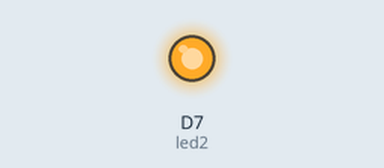
Bench run of a sketch on a simulated ESP8266 (NodeMCU). Shown: output pins drawn as LEDs (lit = HIGH).

Above: at 0.7 s.
At 41.2 s:
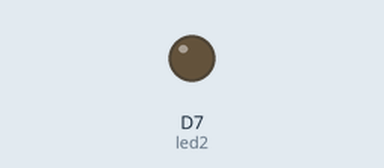
Timing chart, 0 to 46.8 s (numbered marks = the images above):
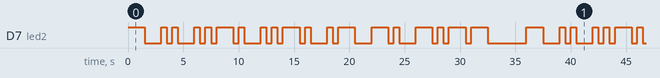

The sketch:

blinktiffany.ino
```cpp
// ------------
// Blink an LED
// ------------

/*-------------

We've heavily commented this code for you. If you're a pro, feel free to ignore it.

Comments start with two slashes or are blocked off by a slash and a star.
You can read them, but your device can't.
It's like a secret message just for you.

Every program based on Wiring (programming language used by Arduino, and Particle devices) has two essential parts:
setup - runs once at the beginning of your program
loop - runs continuously over and over

You'll see how we use these in a second.

This program will blink an led on and off every second.
It blinks the D7 LED on your Particle device. If you have an LED wired to D0, it will blink that LED as well.

-------------*/


// First, we're going to make some variables.
// This is our "shorthand" that we'll use throughout the program:


int led2 = D7; // Instead of writing D7 over and over again, we'll write led2
// This one is the little blue LED on your board. On the Photon it is next to D7, and on the Core it is next to the USB jack.

// Having declared these variables, let's move on to the setup function.
// The setup function is a standard part of any microcontroller program.
// It runs only once when the device boots up or is reset.

void setup() {

	// We are going to tell our device that D0 and D7 (which we named led1 and led2 respectively) are going to be output
	// (That means that we will be sending voltage to them, rather than monitoring voltage that comes from them)

	// It's important you do this here, inside the setup() function rather than outside it or in the loop function.

	pinMode(led2, OUTPUT);

}

// Next we have the loop function, the other essential part of a microcontroller program.
// This routine gets repeated over and over, as quickly as possible and as many times as possible, after the setup function is called.
// Note: Code that blocks for too long (like more than 5 seconds), can make weird things happen (like dropping the network connection).  The built-in delay function shown below safely interleaves required background activity, so arbitrarily long delays can safely be done if you need them.

void loop() {
	// To blink the LED, first we'll turn it on...
	digitalWrite(led2, HIGH);

    //If the duration of a dot is taken to be one unit then that of a dash is three units. The space between the components of one character is one unit, between characters is three units and between words seven units
    //I am using 1/2 second as a unit

    /////////////  ---- T ---- /////////////
    /////////////  ---- dah ---- /////////////

	//dah
	delay(1500);

	// Then we'll turn it off...
	digitalWrite(led2, LOW);

	// Wait 1 & 1/2 seconds... (between characters)
	delay(1500);

	//Turn back on
	digitalWrite(led2, HIGH);

	/////////////  ---- I ---- /////////////
	/////////////  ---- di-dit ---- /////////////

	//di
	delay(500);

	//off
	digitalWrite(led2, LOW);

	// Wait 1/2 second...
	delay(500);

	//Turn back on
	digitalWrite(led2, HIGH);

	//dit
	delay(500);

	//off
	digitalWrite(led2, LOW);

	// Wait 1 & 1/2 seconds... (between characters)
	delay(1500);

	//Turn back on
	digitalWrite(led2, HIGH);

	/////////////  ---- F ---- /////////////
	/////////////  ---- di-di-dah-dit ---- /////////////

	//di
	delay(500);

	//off
	digitalWrite(led2, LOW);

	// Wait 1/2 second...
	delay(500);

	//Turn back on
	digitalWrite(led2, HIGH);

	//di
	delay(500);

	//off
	digitalWrite(led2, LOW);

	// Wait 1/2 second...
	delay(500);

	//Turn back on
	digitalWrite(led2, HIGH);

	//dah
	delay(1500);

	//off
	digitalWrite(led2, LOW);

	// Wait 1/2 second...
	delay(500);

	//Turn back on
	digitalWrite(led2, HIGH);

	//dit
	delay(500);

	//off
	digitalWrite(led2, LOW);

	// Wait 1 & 1/2 seconds... (between characters)
	delay(1500);

	//Turn back on
	digitalWrite(led2, HIGH);

	/////////////  ---- F ---- /////////////
	/////////////  ---- di-di-dah-dit ---- /////////////

	//di
	delay(500);

	//off
	digitalWrite(led2, LOW);

	// Wait 1/2 second...
	delay(500);

	//Turn back on
	digitalWrite(led2, HIGH);

	//di
	delay(500);

	//off
	digitalWrite(led2, LOW);

	// Wait 1/2 second...
	delay(500);

	//Turn back on
	digitalWrite(led2, HIGH);

	//dah
	delay(1500);

	//off
	digitalWrite(led2, LOW);

	// Wait 1/2 second...
	delay(500);

	//Turn back on
	digitalWrite(led2, HIGH);

	//dit
	delay(500);

	//off
	digitalWrite(led2, LOW);

	// Wait 1 & 1/2 seconds... (between characters)
	delay(1500);

	//Turn back on
	digitalWrite(led2, HIGH);

	/////////////  ---- A ---- /////////////
	/////////////  ---- di-dah ---- /////////////

	//di
	delay(500);

	//off
	digitalWrite(led2, LOW);

	// Wait 1/2 second...
	delay(500);

	//Turn back on
	digitalWrite(led2, HIGH);

	//dah
	delay(1500);

	//off
	digitalWrite(led2, LOW);

	// Wait 1 & 1/2 seconds... (between characters)
	delay(1500);

	//Turn back on
	digitalWrite(led2, HIGH);

	/////////////  ---- N ---- /////////////
	/////////////  ---- dah-dit ---- /////////////

	//dah
	delay(1500);

	//off
	digitalWrite(led2, LOW);

	// Wait 1/2 second...
	delay(500);

	//Turn back on
	digitalWrite(led2, HIGH);

	//dit
	delay(500);

	//off
	digitalWrite(led2, LOW);

	// Wait 1 & 1/2 seconds... (between characters)
	delay(1500);

	//Turn back on
	digitalWrite(led2, HIGH);

	/////////////  ---- Y ---- /////////////
	/////////////  ---- dah-di-dah-dah ---- /////////////

	//dah
	delay(1500);

	//off
	digitalWrite(led2, LOW);

	// Wait 1/2 second...
	delay(500);

	//Turn back on
	digitalWrite(led2, HIGH);

	//di
	delay(500);

	//off
	digitalWrite(led2, LOW);

	// Wait 1/2 second...
	delay(500);

	//Turn back on
	digitalWrite(led2, HIGH);

	//dah
	delay(1500);

	//off
	digitalWrite(led2, LOW);

	// Wait 1/2 second...
	delay(500);

	//Turn back on
	digitalWrite(led2, HIGH);

	//dah
	delay(1500);

	//off
	digitalWrite(led2, LOW);

	// Wait 3 & 1/2 seconds... (between words)
	delay(3500);

	// And repeat!
}
```

Measured:
- by itself, D7 (led2): moves between LOW and HIGH, repeating every 36.0 s
- by itself, everything shown: repeats every 36.0 s, in 38 steps
